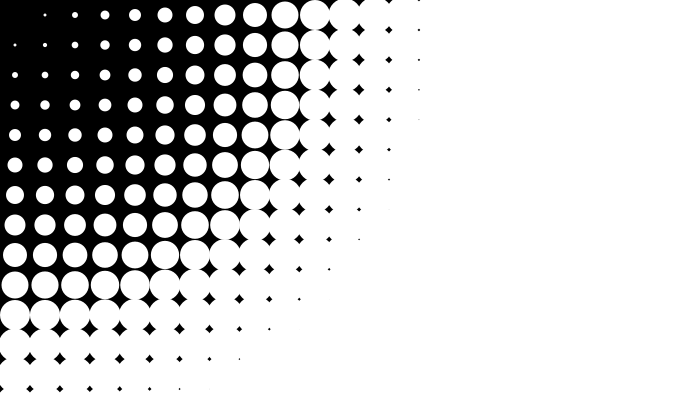
Frame 1 (no input)
Frame 60 (the mouse pressed at the canvas centre just before this capture): identical to frame 1, image omitted
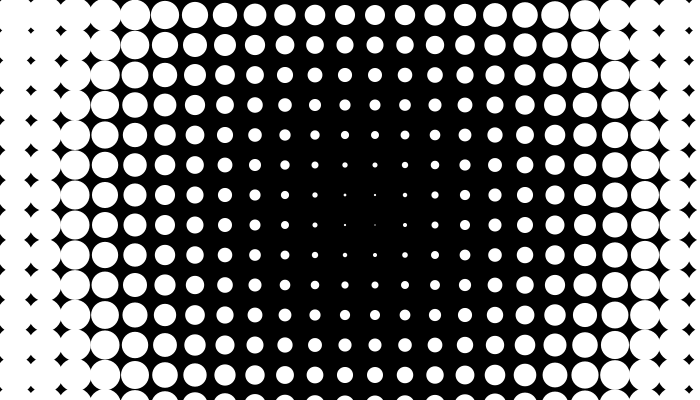
Frame 120 (the mouse held since frame 60 and released just before this capture)

The Processing sketch that drew these frames (run headless with seeded random() and noise(); from frame 60 on, the mouse is pressed at the canvas centre):

// Processing sketch: processing_35782
// ── processing_35782.pde

float diameter;
float space = 30;

void setup()
{
  size(700,400);
  smooth();
  noStroke();
}

void draw()
{
  translate(space/2,space/2);
  background(0);
  
  for (float x = 0; x < 100; x = x + 1)
  {
    for (float y = 0; y < 100; y = y + 1)
    {
      diameter = dist(x * space, y * space, mouseX, mouseY) / 10;
      ellipse(x * space, y * space, diameter, diameter);
    }
  }
}
